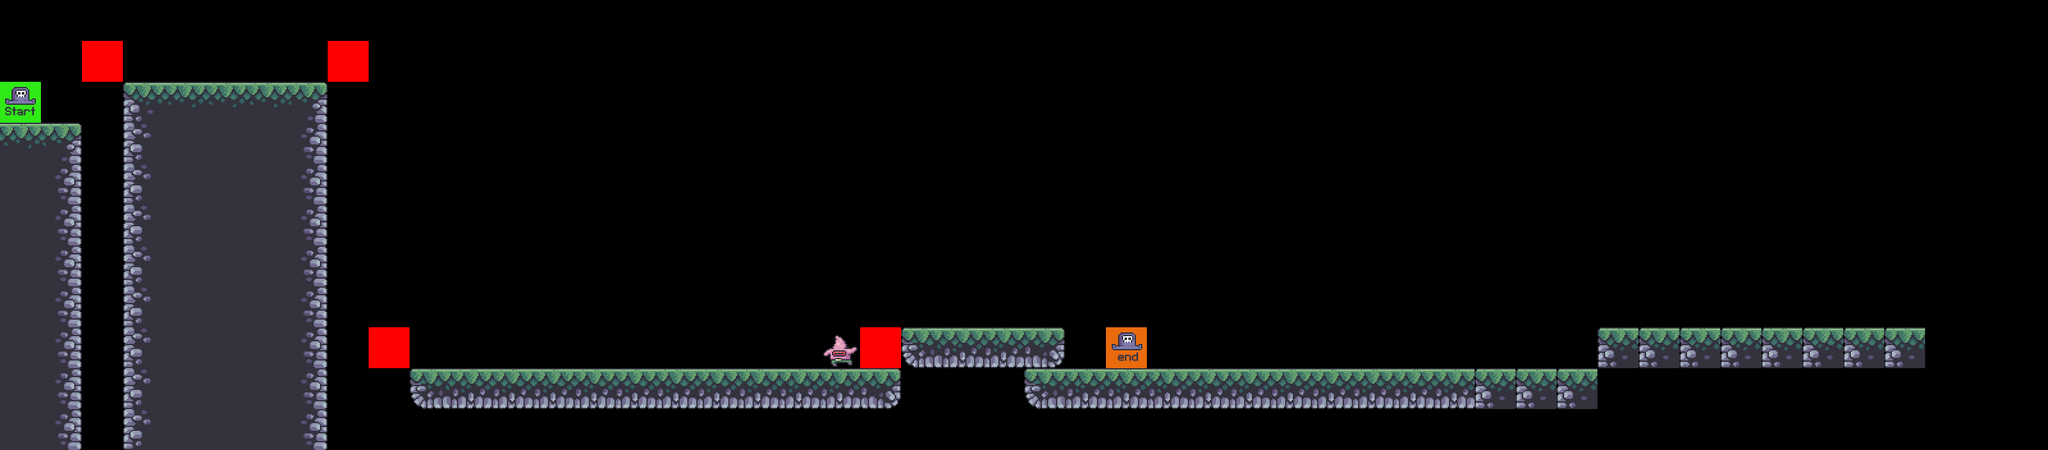

Tiled map render using the project's own tile images. Description and the map definition, with tile-layer contents summarised, below:
An orthogonal 50x11 tile map with 64x64 px tiles, 7 tile layers (fg_palms, grass, terrain, constraints, ...), 6 tilesets.

<map version="1.10" tiledversion="1.10.1" orientation="orthogonal" renderorder="right-down" width="50" height="11" tilewidth="64" tileheight="64" infinite="0" nextlayerid="8" nextobjectid="1">
 <editorsettings>
  <export target="../Game/level_data/1/level_1.csv" format="csv" />
 </editorsettings>
 <tileset firstgid="1" source="tilesets/terrain_tiles.tsx" />
 <tileset firstgid="17" source="tilesets/palms.tsx" />
 <tileset firstgid="20" source="tilesets/grass_tiles.tsx" />
 <tileset firstgid="25" source="tilesets/player_tiles.tsx" />
 <tileset firstgid="27" source="tilesets/enemies.tsx" />
 <tileset firstgid="34" source="tilesets/coin_tiles.tsx" />
 <layer id="2" name="fg_palms" width="50" height="11">
  <data>[550 cells, 0 non-empty, 0 distinct tile ids]</data>
 </layer>
 <layer id="3" name="grass" width="50" height="11">
  <data>[550 cells, 0 non-empty, 0 distinct tile ids]</data>
 </layer>
 <layer id="1" name="terrain" width="50" height="11">
  <data>[550 cells, 100 non-empty, 9 distinct tile ids]</data>
 </layer>
 <layer id="6" name="constraints" width="50" height="11">
  <data>[550 cells, 4 non-empty, 1 distinct tile ids]</data>
 </layer>
 <layer id="7" name="coins" width="50" height="11">
  <data>[550 cells, 1 non-empty, 1 distinct tile ids]</data>
 </layer>
 <layer id="5" name="enemies" width="50" height="11">
  <data>[550 cells, 1 non-empty, 1 distinct tile ids]</data>
 </layer>
 <layer id="4" name="player" width="50" height="11">
  <data>[550 cells, 2 non-empty, 2 distinct tile ids]</data>
 </layer>
</map>
